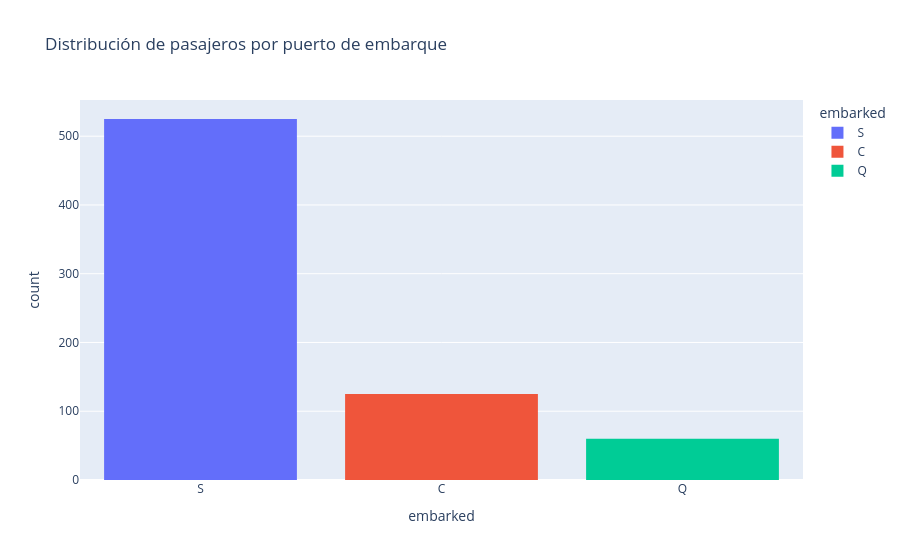

Notebook source saved alongside this figure:
### Code cell
# Mostrar conteo de pasajeros por puerto de embarque
print('Pasajeros embarcados agrupados por puerto')
print('C = Cherburgo')
print('Q = Queenstown')
print('S = Southampton')
print()
print(X_train.embarked.value_counts())

# Crear gráfico de barras con Plotly
fig = px.histogram(
    data_frame=X_train,
    x='embarked',
    color='embarked',
    title='Distribución de pasajeros por puerto de embarque'
)

fig.show()

### Figure 1 — Plotly figure (JSON) as saved in the notebook; plotly's stock layout.template omitted (floating-point values rounded to 4 significant figures; data arrays with more than 128 entries replaced by an {"elided": "..."} marker saying what was removed)
{"data": [{"bingroup": "x", "hovertemplate": "embarked=%{x}<br>count=%{y}<extra></extra>", "legendgroup": "S", "marker": {"color": "#636efa", "pattern": {"shape": ""}}, "name": "S", "orientation": "v", "showlegend": true, "type": "histogram", "x": {"elided": "525 str values"}, "xaxis": "x", "yaxis": "y"}, {"bingroup": "x", "hovertemplate": "embarked=%{x}<br>count=%{y}<extra></extra>", "legendgroup": "C", "marker": {"color": "#EF553B", "pattern": {"shape": ""}}, "name": "C", "orientation": "v", "showlegend": true, "type": "histogram", "x": ["C", "C", "C", "C", "C", "C", "C", "C", "C", "C", "C", "C", "C", "C", "C", "C", "C", "C", "C", "C", "C", "C", "C", "C", "C", "C", "C", "C", "C", "C", "C", "C", "C", "C", "C", "C", "C", "C", "C", "C", "C", "C", "C", "C", "C", "C", "C", "C", "C", "C", "C", "C", "C", "C", "C", "C", "C", "C", "C", "C", "C", "C", "C", "C", "C", "C", "C", "C", "C", "C", "C", "C", "C", "C", "C", "C", "C", "C", "C", "C", "C", "C", "C", "C", "C", "C", "C", "C", "C", "C", "C", "C", "C", "C", "C", "C", "C", "C", "C", "C", "C", "C", "C", "C", "C", "C", "C", "C", "C", "C", "C", "C", "C", "C", "C", "C", "C", "C", "C", "C", "C", "C", "C", "C", "C"], "xaxis": "x", "yaxis": "y"}, {"bingroup": "x", "hovertemplate": "embarked=%{x}<br>count=%{y}<extra></extra>", "legendgroup": "Q", "marker": {"color": "#00cc96", "pattern": {"shape": ""}}, "name": "Q", "orientation": "v", "showlegend": true, "type": "histogram", "x": ["Q", "Q", "Q", "Q", "Q", "Q", "Q", "Q", "Q", "Q", "Q", "Q", "Q", "Q", "Q", "Q", "Q", "Q", "Q", "Q", "Q", "Q", "Q", "Q", "Q", "Q", "Q", "Q", "Q", "Q", "Q", "Q", "Q", "Q", "Q", "Q", "Q", "Q", "Q", "Q", "Q", "Q", "Q", "Q", "Q", "Q", "Q", "Q", "Q", "Q", "Q", "Q", "Q", "Q", "Q", "Q", "Q", "Q", "Q", "Q"], "xaxis": "x", "yaxis": "y"}], "layout": {"barmode": "relative", "legend": {"title": {"text": "embarked"}, "tracegroupgap": 0}, "title": {"text": "Distribución de pasajeros por puerto de embarque"}, "xaxis": {"anchor": "y", "categoryarray": ["S", "C", "Q", null], "categoryorder": "array", "domain": [0.0, 1.0], "title": {"text": "embarked"}}, "yaxis": {"anchor": "x", "domain": [0.0, 1.0], "title": {"text": "count"}}}}
